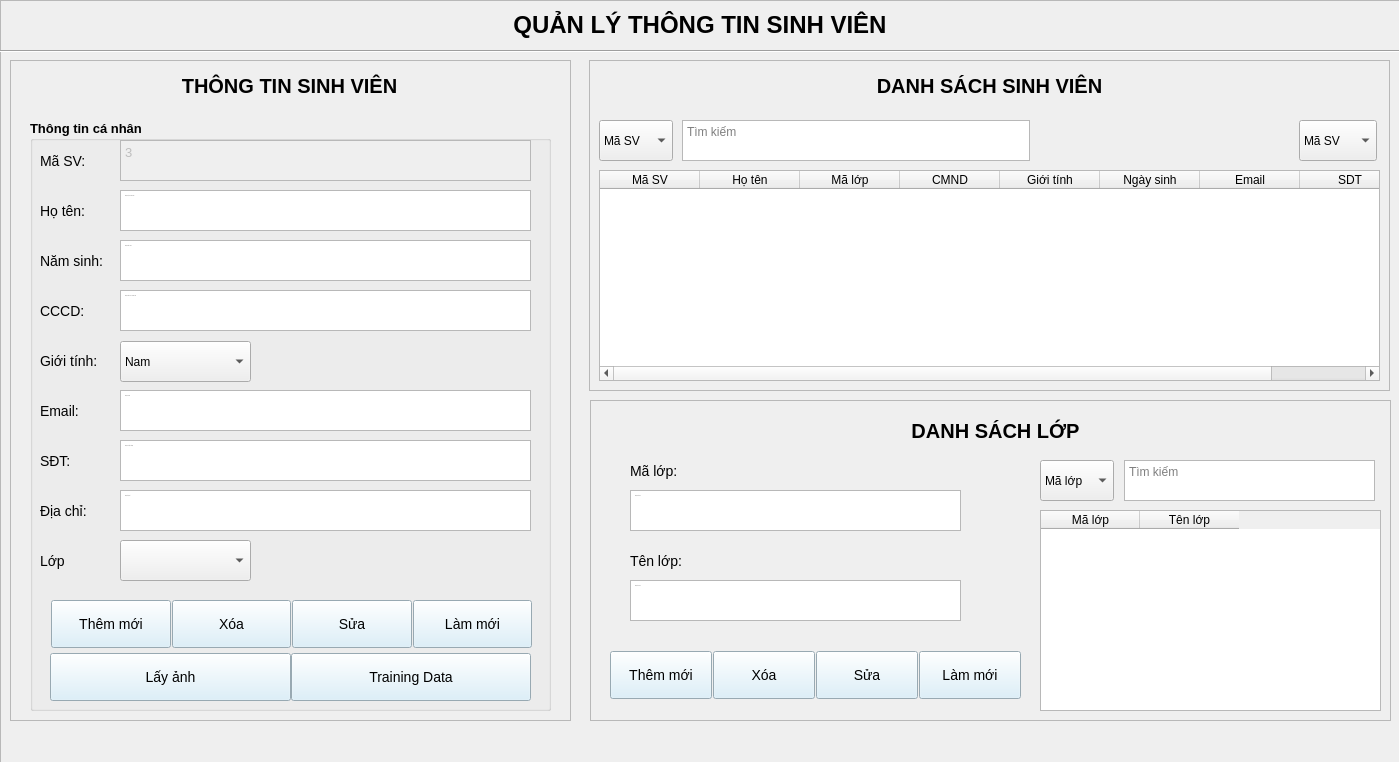
<?xml version="1.0" encoding="UTF-8"?>
<ui version="4.0">
 <class>Student</class>
 <widget class="QWidget" name="Student">
  <property name="geometry">
   <rect>
    <x>0</x>
    <y>0</y>
    <width>1399</width>
    <height>762</height>
   </rect>
  </property>
  <property name="windowTitle">
   <string>Form</string>
  </property>
  <widget class="QFrame" name="frame">
   <property name="geometry">
    <rect>
     <x>0</x>
     <y>0</y>
     <width>1400</width>
     <height>800</height>
    </rect>
   </property>
   <property name="styleSheet">
    <string notr="true">QTextEdit{
	font-size: 14px;
	padding: 5px;
	background-color: white;
	border: 1px solid black;
}
#fr_sinhvien, #fr_lophoc, #fr_thongtin{
	border: 2px solid grey;
}
QComboBox{
	font-size:14px;
	border: 1px solid black;
	padding: 5px
}
QComboBox::drop-down{
	border: none;
}
QComboBox::down-arrow{
	image: url(:/assets/assets/icons/droparrow.ico);
	width: 18px;
	background-color: white;
	height: 20px;
	margin-right: 15px
}
QComboBox:on
QComboBox QListView
QComboBox QListView::item
QComboBox QListView::item:hover
QComboBox QListView::item:selected</string>
   </property>
   <property name="frameShape">
    <enum>QFrame::StyledPanel</enum>
   </property>
   <property name="frameShadow">
    <enum>QFrame::Raised</enum>
   </property>
   <widget class="QLabel" name="lb_main">
    <property name="geometry">
     <rect>
      <x>0</x>
      <y>0</y>
      <width>1400</width>
      <height>50</height>
     </rect>
    </property>
    <property name="font">
     <font>
      <pointsize>18</pointsize>
      <weight>75</weight>
      <bold>true</bold>
     </font>
    </property>
    <property name="text">
     <string>QUẢN LÝ THÔNG TIN SINH VIÊN</string>
    </property>
    <property name="alignment">
     <set>Qt::AlignCenter</set>
    </property>
   </widget>
   <widget class="Line" name="line">
    <property name="geometry">
     <rect>
      <x>0</x>
      <y>50</y>
      <width>1400</width>
      <height>3</height>
     </rect>
    </property>
    <property name="orientation">
     <enum>Qt::Horizontal</enum>
    </property>
   </widget>
   <widget class="QFrame" name="fr_thongtin">
    <property name="geometry">
     <rect>
      <x>10</x>
      <y>60</y>
      <width>561</width>
      <height>661</height>
     </rect>
    </property>
    <property name="styleSheet">
     <string notr="true">#frame{
	border: 1px solid black
}
QPushButton{
	padding: 15px 5px;
	background-color: #D5EDF9;
}
#gridLayout{
	border: 1px solid black;
}
</string>
    </property>
    <property name="frameShape">
     <enum>QFrame::StyledPanel</enum>
    </property>
    <property name="frameShadow">
     <enum>QFrame::Raised</enum>
    </property>
    <widget class="QGroupBox" name="grbx_canhan">
     <property name="geometry">
      <rect>
       <x>20</x>
       <y>60</y>
       <width>521</width>
       <height>591</height>
      </rect>
     </property>
     <property name="font">
      <font>
       <pointsize>10</pointsize>
       <weight>75</weight>
       <bold>true</bold>
      </font>
     </property>
     <property name="styleSheet">
      <string notr="true">QLabel, QPushButton{
	font-size: 14px;
}</string>
     </property>
     <property name="title">
      <string>Thông tin cá nhân</string>
     </property>
     <widget class="QLabel" name="lb_hoten">
      <property name="geometry">
       <rect>
        <x>10</x>
        <y>20</y>
        <width>71</width>
        <height>41</height>
       </rect>
      </property>
      <property name="font">
       <font>
        <pointsize>-1</pointsize>
       </font>
      </property>
      <property name="text">
       <string>Mã SV:</string>
      </property>
     </widget>
     <widget class="QLabel" name="lb_namsinh">
      <property name="geometry">
       <rect>
        <x>10</x>
        <y>120</y>
        <width>90</width>
        <height>41</height>
       </rect>
      </property>
      <property name="font">
       <font>
        <pointsize>-1</pointsize>
       </font>
      </property>
      <property name="text">
       <string>Năm sinh:</string>
      </property>
     </widget>
     <widget class="QLabel" name="lb_cccd">
      <property name="geometry">
       <rect>
        <x>10</x>
        <y>170</y>
        <width>57</width>
        <height>41</height>
       </rect>
      </property>
      <property name="font">
       <font>
        <pointsize>-1</pointsize>
       </font>
      </property>
      <property name="text">
       <string>CCCD:</string>
      </property>
     </widget>
     <widget class="QLabel" name="lb_gioitinh">
      <property name="geometry">
       <rect>
        <x>10</x>
        <y>220</y>
        <width>81</width>
        <height>41</height>
       </rect>
      </property>
      <property name="font">
       <font>
        <pointsize>-1</pointsize>
       </font>
      </property>
      <property name="text">
       <string>Giới tính:</string>
      </property>
     </widget>
     <widget class="QLabel" name="lb_email">
      <property name="geometry">
       <rect>
        <x>10</x>
        <y>270</y>
        <width>56</width>
        <height>41</height>
       </rect>
      </property>
      <property name="font">
       <font>
        <pointsize>-1</pointsize>
       </font>
      </property>
      <property name="text">
       <string>Email:</string>
      </property>
     </widget>
     <widget class="QLabel" name="lb_sdt">
      <property name="geometry">
       <rect>
        <x>10</x>
        <y>320</y>
        <width>44</width>
        <height>41</height>
       </rect>
      </property>
      <property name="font">
       <font>
        <pointsize>-1</pointsize>
       </font>
      </property>
      <property name="text">
       <string>SĐT:</string>
      </property>
     </widget>
     <widget class="QTextEdit" name="txt_mssv">
      <property name="enabled">
       <bool>false</bool>
      </property>
      <property name="geometry">
       <rect>
        <x>90</x>
        <y>20</y>
        <width>411</width>
        <height>41</height>
       </rect>
      </property>
      <property name="font">
       <font>
        <pointsize>-1</pointsize>
       </font>
      </property>
      <property name="readOnly">
       <bool>true</bool>
      </property>
      <property name="html">
       <string>&lt;!DOCTYPE HTML PUBLIC &quot;-//W3C//DTD HTML 4.0//EN&quot; &quot;http://www.w3.org/TR/REC-html40/strict.dtd&quot;&gt;
&lt;html&gt;&lt;head&gt;&lt;meta name=&quot;qrichtext&quot; content=&quot;1&quot; /&gt;&lt;style type=&quot;text/css&quot;&gt;
p, li { white-space: pre-wrap; }
&lt;/style&gt;&lt;/head&gt;&lt;body style=&quot; font-family:'MS Shell Dlg 2'; font-size:14px; font-weight:400; font-style:normal;&quot;&gt;
&lt;p style=&quot; margin-top:0px; margin-bottom:0px; margin-left:0px; margin-right:0px; -qt-block-indent:0; text-indent:0px;&quot;&gt;&lt;span style=&quot; font-size:10pt;&quot;&gt;3&lt;/span&gt;&lt;/p&gt;&lt;/body&gt;&lt;/html&gt;</string>
      </property>
     </widget>
     <widget class="QTextEdit" name="txt_namsinh">
      <property name="geometry">
       <rect>
        <x>90</x>
        <y>120</y>
        <width>411</width>
        <height>41</height>
       </rect>
      </property>
      <property name="font">
       <font>
        <pointsize>-1</pointsize>
       </font>
      </property>
      <property name="placeholderText">
       <string>Nhập năm sinh</string>
      </property>
     </widget>
     <widget class="QTextEdit" name="txt_cccd">
      <property name="geometry">
       <rect>
        <x>90</x>
        <y>170</y>
        <width>411</width>
        <height>41</height>
       </rect>
      </property>
      <property name="font">
       <font>
        <pointsize>-1</pointsize>
       </font>
      </property>
      <property name="placeholderText">
       <string>Nhập căn cước công dân</string>
      </property>
     </widget>
     <widget class="QTextEdit" name="txt_email">
      <property name="geometry">
       <rect>
        <x>90</x>
        <y>270</y>
        <width>411</width>
        <height>41</height>
       </rect>
      </property>
      <property name="font">
       <font>
        <pointsize>-1</pointsize>
       </font>
      </property>
      <property name="placeholderText">
       <string>Nhập email</string>
      </property>
     </widget>
     <widget class="QTextEdit" name="txt_sdt">
      <property name="geometry">
       <rect>
        <x>90</x>
        <y>320</y>
        <width>411</width>
        <height>41</height>
       </rect>
      </property>
      <property name="font">
       <font>
        <pointsize>-1</pointsize>
       </font>
      </property>
      <property name="placeholderText">
       <string>Nhập số điện thoại</string>
      </property>
     </widget>
     <widget class="QLabel" name="lb_diachi">
      <property name="geometry">
       <rect>
        <x>10</x>
        <y>370</y>
        <width>71</width>
        <height>41</height>
       </rect>
      </property>
      <property name="font">
       <font>
        <pointsize>-1</pointsize>
       </font>
      </property>
      <property name="text">
       <string>Địa chỉ:</string>
      </property>
     </widget>
     <widget class="QTextEdit" name="txt_diachi">
      <property name="geometry">
       <rect>
        <x>90</x>
        <y>370</y>
        <width>411</width>
        <height>41</height>
       </rect>
      </property>
      <property name="font">
       <font>
        <pointsize>-1</pointsize>
       </font>
      </property>
      <property name="placeholderText">
       <string>Nhập địa chỉ</string>
      </property>
     </widget>
     <widget class="QLabel" name="lb_lophoc">
      <property name="geometry">
       <rect>
        <x>10</x>
        <y>420</y>
        <width>71</width>
        <height>41</height>
       </rect>
      </property>
      <property name="font">
       <font>
        <pointsize>-1</pointsize>
       </font>
      </property>
      <property name="text">
       <string>Lớp</string>
      </property>
     </widget>
     <widget class="QTextEdit" name="txt_hoten">
      <property name="geometry">
       <rect>
        <x>90</x>
        <y>70</y>
        <width>411</width>
        <height>41</height>
       </rect>
      </property>
      <property name="font">
       <font>
        <pointsize>-1</pointsize>
       </font>
      </property>
      <property name="placeholderText">
       <string>Nhập họ tên sinh viên</string>
      </property>
     </widget>
     <widget class="QLabel" name="lb_hoten_2">
      <property name="geometry">
       <rect>
        <x>10</x>
        <y>70</y>
        <width>71</width>
        <height>41</height>
       </rect>
      </property>
      <property name="font">
       <font>
        <pointsize>-1</pointsize>
       </font>
      </property>
      <property name="text">
       <string>Họ tên:</string>
      </property>
     </widget>
     <widget class="QComboBox" name="cbx_gioitinh">
      <property name="geometry">
       <rect>
        <x>90</x>
        <y>221</y>
        <width>131</width>
        <height>41</height>
       </rect>
      </property>
      <property name="editable">
       <bool>false</bool>
      </property>
      <item>
       <property name="text">
        <string>Nam</string>
       </property>
      </item>
      <item>
       <property name="text">
        <string>Nữ</string>
       </property>
      </item>
     </widget>
     <widget class="QComboBox" name="cbx_lophoc">
      <property name="geometry">
       <rect>
        <x>90</x>
        <y>420</y>
        <width>131</width>
        <height>41</height>
       </rect>
      </property>
      <property name="editable">
       <bool>false</bool>
      </property>
     </widget>
     <widget class="QFrame" name="gridBtn">
      <property name="geometry">
       <rect>
        <x>20</x>
        <y>470</y>
        <width>491</width>
        <height>118</height>
       </rect>
      </property>
      <widget class="QWidget" name="layoutWidget">
       <property name="geometry">
        <rect>
         <x>1</x>
         <y>7</y>
         <width>481</width>
         <height>54</height>
        </rect>
       </property>
       <layout class="QGridLayout" name="gridLayout">
        <property name="horizontalSpacing">
         <number>1</number>
        </property>
        <property name="verticalSpacing">
         <number>0</number>
        </property>
        <item row="0" column="0">
         <widget class="QPushButton" name="btn_them">
          <property name="text">
           <string>Thêm mới</string>
          </property>
          <property name="flat">
           <bool>false</bool>
          </property>
         </widget>
        </item>
        <item row="0" column="1">
         <widget class="QPushButton" name="btn_xoa">
          <property name="text">
           <string>Xóa</string>
          </property>
         </widget>
        </item>
        <item row="0" column="2">
         <widget class="QPushButton" name="btn_sua">
          <property name="text">
           <string>Sửa</string>
          </property>
         </widget>
        </item>
        <item row="0" column="3">
         <widget class="QPushButton" name="btn_reset">
          <property name="text">
           <string>Làm mới</string>
          </property>
         </widget>
        </item>
       </layout>
      </widget>
      <widget class="QWidget" name="layoutWidget_2">
       <property name="geometry">
        <rect>
         <x>0</x>
         <y>60</y>
         <width>481</width>
         <height>54</height>
        </rect>
       </property>
       <layout class="QGridLayout" name="gridLayout_2">
        <property name="spacing">
         <number>0</number>
        </property>
        <item row="0" column="0">
         <widget class="QPushButton" name="btn_luu_2">
          <property name="text">
           <string>Lấy ảnh</string>
          </property>
         </widget>
        </item>
        <item row="0" column="1">
         <widget class="QPushButton" name="btn_reset_2">
          <property name="text">
           <string>Training Data</string>
          </property>
         </widget>
        </item>
       </layout>
      </widget>
     </widget>
    </widget>
    <widget class="QLabel" name="lb_thongtin">
     <property name="geometry">
      <rect>
       <x>4</x>
       <y>10</y>
       <width>551</width>
       <height>31</height>
      </rect>
     </property>
     <property name="font">
      <font>
       <pointsize>-1</pointsize>
       <weight>75</weight>
       <bold>true</bold>
      </font>
     </property>
     <property name="styleSheet">
      <string notr="true">font-size: 20px;
font-weight: bold;</string>
     </property>
     <property name="text">
      <string>THÔNG TIN SINH VIÊN</string>
     </property>
     <property name="alignment">
      <set>Qt::AlignCenter</set>
     </property>
    </widget>
   </widget>
   <widget class="QFrame" name="fr_lophoc">
    <property name="geometry">
     <rect>
      <x>590</x>
      <y>400</y>
      <width>801</width>
      <height>321</height>
     </rect>
    </property>
    <property name="styleSheet">
     <string notr="true">QPushButton{
	padding: 15px 5px;
	font-size:14px;
	background-color: #D5EDF9;
}
#lb_tenlop, #lb_malop{
	font-size:14px
}</string>
    </property>
    <property name="frameShape">
     <enum>QFrame::StyledPanel</enum>
    </property>
    <property name="frameShadow">
     <enum>QFrame::Raised</enum>
    </property>
    <widget class="QTextEdit" name="txt_tklop">
     <property name="geometry">
      <rect>
       <x>534</x>
       <y>60</y>
       <width>251</width>
       <height>41</height>
      </rect>
     </property>
     <property name="placeholderText">
      <string>Tìm kiếm</string>
     </property>
    </widget>
    <widget class="QComboBox" name="cbx_tklophoc">
     <property name="geometry">
      <rect>
       <x>450</x>
       <y>60</y>
       <width>74</width>
       <height>41</height>
      </rect>
     </property>
     <item>
      <property name="text">
       <string>Mã lớp</string>
      </property>
     </item>
     <item>
      <property name="text">
       <string>Tên lớp</string>
      </property>
     </item>
    </widget>
    <widget class="QTableWidget" name="tbClass">
     <property name="geometry">
      <rect>
       <x>450</x>
       <y>110</y>
       <width>341</width>
       <height>201</height>
      </rect>
     </property>
     <attribute name="horizontalHeaderDefaultSectionSize">
      <number>99</number>
     </attribute>
     <column>
      <property name="text">
       <string>Mã lớp</string>
      </property>
     </column>
     <column>
      <property name="text">
       <string>Tên lớp</string>
      </property>
     </column>
    </widget>
    <widget class="QLabel" name="lb_thongtin_3">
     <property name="geometry">
      <rect>
       <x>20</x>
       <y>10</y>
       <width>771</width>
       <height>41</height>
      </rect>
     </property>
     <property name="font">
      <font>
       <pointsize>-1</pointsize>
       <weight>75</weight>
       <bold>true</bold>
      </font>
     </property>
     <property name="styleSheet">
      <string notr="true">
font-size: 20px;
font-weight: bold;
</string>
     </property>
     <property name="text">
      <string>DANH SÁCH LỚP</string>
     </property>
     <property name="alignment">
      <set>Qt::AlignCenter</set>
     </property>
    </widget>
    <widget class="QLabel" name="lb_malop">
     <property name="geometry">
      <rect>
       <x>40</x>
       <y>50</y>
       <width>71</width>
       <height>41</height>
      </rect>
     </property>
     <property name="font">
      <font>
       <pointsize>-1</pointsize>
      </font>
     </property>
     <property name="text">
      <string>Mã lớp:</string>
     </property>
    </widget>
    <widget class="QLabel" name="lb_tenlop">
     <property name="geometry">
      <rect>
       <x>40</x>
       <y>140</y>
       <width>71</width>
       <height>41</height>
      </rect>
     </property>
     <property name="font">
      <font>
       <pointsize>-1</pointsize>
      </font>
     </property>
     <property name="text">
      <string>Tên lớp:</string>
     </property>
    </widget>
    <widget class="QTextEdit" name="txt_malop">
     <property name="geometry">
      <rect>
       <x>40</x>
       <y>90</y>
       <width>331</width>
       <height>41</height>
      </rect>
     </property>
     <property name="font">
      <font>
       <pointsize>-1</pointsize>
      </font>
     </property>
     <property name="readOnly">
      <bool>true</bool>
     </property>
     <property name="html">
      <string>&lt;!DOCTYPE HTML PUBLIC &quot;-//W3C//DTD HTML 4.0//EN&quot; &quot;http://www.w3.org/TR/REC-html40/strict.dtd&quot;&gt;
&lt;html&gt;&lt;head&gt;&lt;meta name=&quot;qrichtext&quot; content=&quot;1&quot; /&gt;&lt;style type=&quot;text/css&quot;&gt;
p, li { white-space: pre-wrap; }
&lt;/style&gt;&lt;/head&gt;&lt;body style=&quot; font-family:'MS Shell Dlg 2'; font-size:14px; font-weight:400; font-style:normal;&quot;&gt;
&lt;p style=&quot;-qt-paragraph-type:empty; margin-top:0px; margin-bottom:0px; margin-left:0px; margin-right:0px; -qt-block-indent:0; text-indent:0px; font-size:10pt;&quot;&gt;&lt;br /&gt;&lt;/p&gt;&lt;/body&gt;&lt;/html&gt;</string>
     </property>
     <property name="placeholderText">
      <string>Nhập mã lớp</string>
     </property>
    </widget>
    <widget class="QTextEdit" name="txt_tenlop">
     <property name="geometry">
      <rect>
       <x>40</x>
       <y>180</y>
       <width>331</width>
       <height>41</height>
      </rect>
     </property>
     <property name="font">
      <font>
       <pointsize>-1</pointsize>
      </font>
     </property>
     <property name="placeholderText">
      <string>Nhập tên lớp</string>
     </property>
    </widget>
    <widget class="QWidget" name="layoutWidget_3">
     <property name="geometry">
      <rect>
       <x>20</x>
       <y>250</y>
       <width>411</width>
       <height>51</height>
      </rect>
     </property>
     <layout class="QGridLayout" name="gridLayout_3">
      <property name="horizontalSpacing">
       <number>1</number>
      </property>
      <property name="verticalSpacing">
       <number>0</number>
      </property>
      <item row="0" column="0">
       <widget class="QPushButton" name="btn_themlop">
        <property name="text">
         <string>Thêm mới</string>
        </property>
        <property name="flat">
         <bool>false</bool>
        </property>
       </widget>
      </item>
      <item row="0" column="1">
       <widget class="QPushButton" name="btn_xoalop">
        <property name="text">
         <string>Xóa</string>
        </property>
       </widget>
      </item>
      <item row="0" column="2">
       <widget class="QPushButton" name="btn_sualop">
        <property name="text">
         <string>Sửa</string>
        </property>
       </widget>
      </item>
      <item row="0" column="3">
       <widget class="QPushButton" name="btn_resetlop">
        <property name="text">
         <string>Làm mới</string>
        </property>
       </widget>
      </item>
     </layout>
    </widget>
   </widget>
   <widget class="QFrame" name="fr_sinhvien">
    <property name="geometry">
     <rect>
      <x>589</x>
      <y>60</y>
      <width>801</width>
      <height>331</height>
     </rect>
    </property>
    <property name="frameShape">
     <enum>QFrame::StyledPanel</enum>
    </property>
    <property name="frameShadow">
     <enum>QFrame::Raised</enum>
    </property>
    <widget class="QTableWidget" name="tbStudents">
     <property name="geometry">
      <rect>
       <x>10</x>
       <y>110</y>
       <width>781</width>
       <height>211</height>
      </rect>
     </property>
     <property name="editTriggers">
      <set>QAbstractItemView::NoEditTriggers</set>
     </property>
     <property name="selectionMode">
      <enum>QAbstractItemView::SingleSelection</enum>
     </property>
     <property name="selectionBehavior">
      <enum>QAbstractItemView::SelectRows</enum>
     </property>
     <property name="sortingEnabled">
      <bool>true</bool>
     </property>
     <column>
      <property name="text">
       <string>Mã SV</string>
      </property>
     </column>
     <column>
      <property name="text">
       <string>Họ tên</string>
      </property>
     </column>
     <column>
      <property name="text">
       <string>Mã lớp</string>
      </property>
     </column>
     <column>
      <property name="text">
       <string>CMND</string>
      </property>
     </column>
     <column>
      <property name="text">
       <string>Giới tính</string>
      </property>
     </column>
     <column>
      <property name="text">
       <string>Ngày sinh</string>
      </property>
     </column>
     <column>
      <property name="text">
       <string>Email</string>
      </property>
     </column>
     <column>
      <property name="text">
       <string>SDT</string>
      </property>
     </column>
    </widget>
    <widget class="QLabel" name="lb_thongtin_2">
     <property name="geometry">
      <rect>
       <x>10</x>
       <y>10</y>
       <width>781</width>
       <height>31</height>
      </rect>
     </property>
     <property name="font">
      <font>
       <pointsize>-1</pointsize>
       <weight>75</weight>
       <bold>true</bold>
      </font>
     </property>
     <property name="styleSheet">
      <string notr="true">font-size: 20px;
font-weight: bold;
</string>
     </property>
     <property name="text">
      <string>DANH SÁCH SINH VIÊN</string>
     </property>
     <property name="alignment">
      <set>Qt::AlignCenter</set>
     </property>
    </widget>
    <widget class="QComboBox" name="cbx_sortsv">
     <property name="geometry">
      <rect>
       <x>710</x>
       <y>60</y>
       <width>78</width>
       <height>41</height>
      </rect>
     </property>
     <item>
      <property name="text">
       <string>Mã SV</string>
      </property>
     </item>
     <item>
      <property name="text">
       <string>Họ tên</string>
      </property>
     </item>
    </widget>
    <widget class="QComboBox" name="cbx_tksinhvien">
     <property name="geometry">
      <rect>
       <x>10</x>
       <y>60</y>
       <width>74</width>
       <height>41</height>
      </rect>
     </property>
     <item>
      <property name="text">
       <string>Mã SV</string>
      </property>
     </item>
     <item>
      <property name="text">
       <string>Họ tên</string>
      </property>
     </item>
     <item>
      <property name="text">
       <string>Mã lớp</string>
      </property>
     </item>
    </widget>
    <widget class="QTextEdit" name="txt_tksinhvien">
     <property name="geometry">
      <rect>
       <x>93</x>
       <y>60</y>
       <width>348</width>
       <height>41</height>
      </rect>
     </property>
     <property name="placeholderText">
      <string>Tìm kiếm</string>
     </property>
    </widget>
   </widget>
  </widget>
 </widget>
 <resources>
  <include location="../resources.qrc"/>
 </resources>
 <connections/>
</ui>
